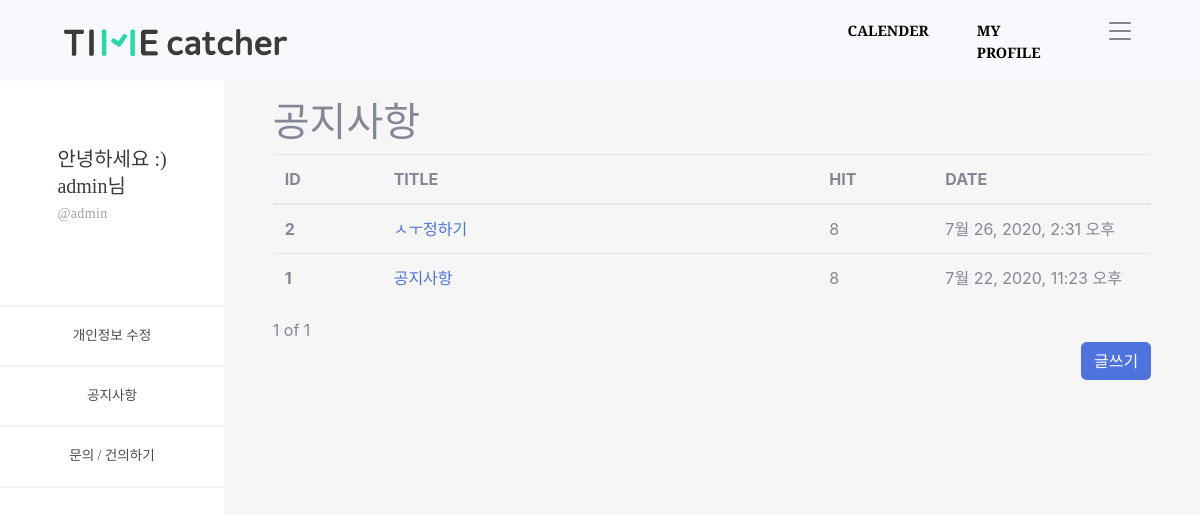
The page /timeApp/notices/ (signed in) on the database as committed earlier.
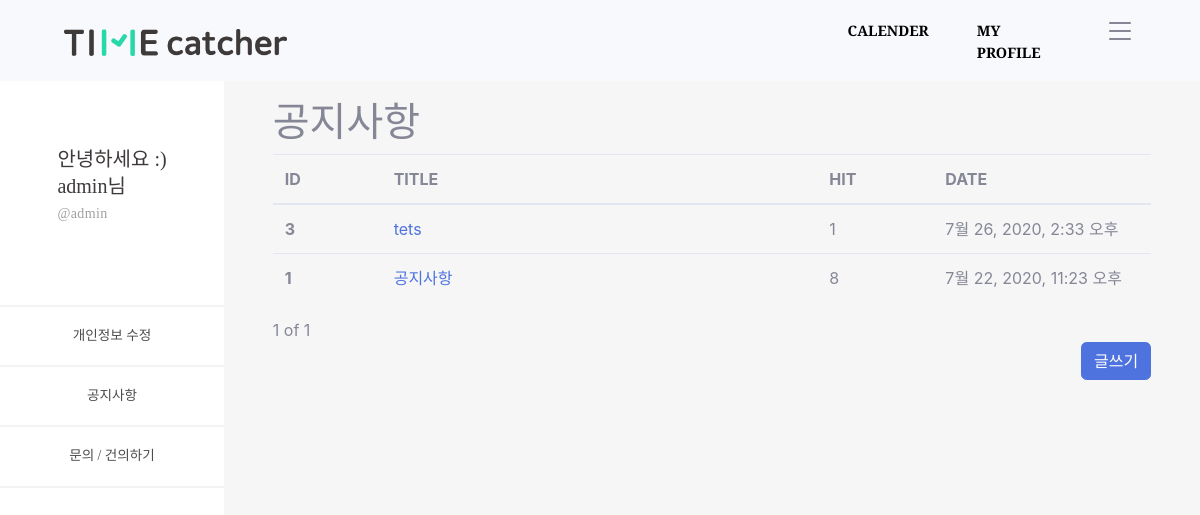
The same page on the database as committed later.
### timeApp/models.py (models this page shows, shortened)
class Notices(models.Model):
    objects = models.Manager()
    n_title = models.CharField(max_length=100)
    n_body = models.TextField()
    n_hit = models.PositiveIntegerField(default=0)
    n_input_date = models.DateTimeField('date published', default=timezone.now)

### timeApp/views.py (the view)
# urls.py: path('notices/', views.notices, name='notices'),
def notices(request):
    notices = Notices.objects.all().order_by('-id')
    paginator = Paginator(notices,10)
    page = request.GET.get('page')
    notices_posts = paginator.get_page(page)
    conn_user = request.user
    conn_profile = Profile.objects.get(user=conn_user)
    context = {
        'id' : conn_user.username,
        'nick' : conn_profile.nick,
        'notices' : notices,
        'notices_posts' : notices_posts,
    }
    return render(request, 'notices.html', context=context)

### timeApp/templates/notices.html (shortened to what this page needs)
{% extends 'base_side.html' %}
{% load static %}
{% block content_side %}
<div id="content-wrapper" style="background-color: #f6f6f6;" class="d-flex justify-content-center">
  <div class="cantrion" style="margin-top: 10%; width: 90%;">
    <h1>공지사항</h1>
    <table class="table">
      <thead>
        <colgroup>
          <col style="width: 5%;">
          <col style="width: 20%;">
          <col style="width: 5%;">
          <col style="width: 10%;">
        </colgroup>
        <tr>
          <th scope="col">ID</th>
          <th scope="col">TITLE</th>
          <th scope="col">HIT</th>
          <th scope="col">DATE</th>
        </tr>
      </thead>
      <tbody>
        {% for notice in notices.all %}
        <tr>
          <th scope="row">{{ notice.id }}</th>
          <td><a href="{% url 'notices_detail' notice.id %}">{{ notice.n_title }}</a></td>
          <td>{{ notice.n_hit }}</td>
          <td>{{ notice.n_input_date }}</td>
        </tr>
        {% endfor %}
      </tbody>
    </table>
      <span>{{notices_posts.number}}</span>
      <span>of</span>
      <span>{{notices_posts.paginator.num_pages}}</span>
    <div class="d-flex justify-content-end">
      <a href="{% url 'notices_create' %}" class="btn btn-primary">글쓰기</a>
    </div>
  </div>
</div>
{% endblock %}

Rows that differ between the two databases and show on the page:
removed Notices: id "2", n_title "ㅅㅜ정하기", n_hit "8", n_input_date "7월 26, 2020, 2:31 오후"
added Notices: id "3", n_title "tets", n_hit "1", n_input_date "7월 26, 2020, 2:33 오후"
